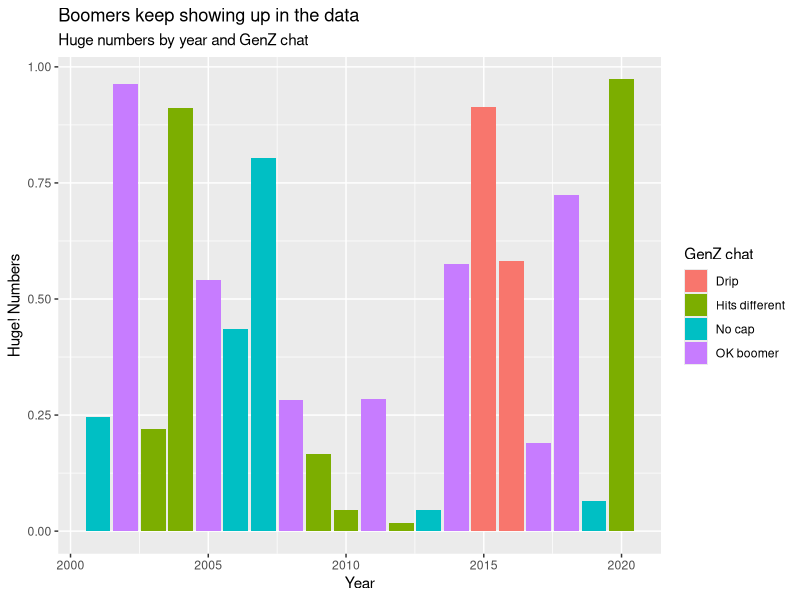

The R script that drew this image:
# Some recommended libraries
library(tidyverse)

# Some useful functions
?ggplot()      # Read in your transformed datasets
?inner_join()  # Methods for joining datasets together based on key columns
?left_join()   
?mutate()      # Helps with modifying columns in a dataset
?summarise()   # Helps with summarising data into smaller sets
?count()       # Quick way to get the count of a dataset by one of the columns
?View()        # Lets you review the dataset in RStudio

# Example ggplot
example <- tibble(
  year = 2001:2020,
  huge_numbers = runif(20),
  class = sample(c("No cap", "Drip", "Hits different", "OK boomer"), replace = TRUE, 20)
)

example %>%
  ggplot(aes(year, huge_numbers, fill = class)) +
  geom_bar(stat = 'identity') + 
  labs(
    x = "Year",
    y = "Huge! Numbers",
    fill = "GenZ chat",
    title = "Boomers keep showing up in the data",
    subtitle = "Huge numbers by year and GenZ chat"
  )

# Suggested modelling steps ----
# Read in linked data from step 2

# Explore different cuts of the data interactively

# Identify an interesting insight related to the problem

# Graph the insight
